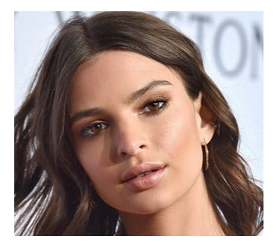
#> input picture 0609_/data/face01.png, 280 x 245 px
$ jupyter execute untitled-01.ipynb
#> lines starting #> are read from the running program, lines starting #| are printed output that depends on the picture; long printed decimals are rounded
# 1. 얼굴 및 눈 감지를 위해 OpenCV Haar 캐스케이드 구성

[cell 1]
import cv2
import numpy as np
import matplotlib.pyplot as plt

### cascade 파일 읽기

[cell 2]
face_cascade = cv2.CascadeClassifier("./data/haarcascade_frontalface_default.xml")
eye_cascade = cv2.CascadeClassifier("./data/haarcascade_eye.xml")

### 얼굴 이미지 데이터 읽기

[cell 3]
face_image = cv2.imread("./data/face01.png")
#> face_image is the input picture: shape (245, 280, 3); mean B, G, R 139.1, 144.7, 163.9
face_image = cv2.cvtColor(face_image, cv2.COLOR_BGR2RGB)
face_image_copy = face_image.copy()

plt.imshow(face_image)
plt.show()

### 2. 얼굴 이미지 바운딩 박스 처리 : 케이스케이드 경우는 그레이 스케일 이미지에서만 작동 !!!

[cell 4]
face_gray_image = cv2.cvtColor(face_image, cv2.COLOR_RGB2GRAY)
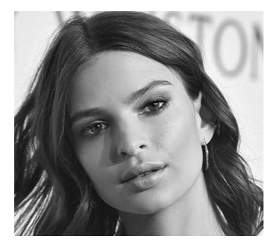
#> face_gray_image: shape (245, 280); min 3, max 255, mean 149.8

faces_box_info = face_cascade.detectMultiScale(face_gray_image, 1.1, 4)
#> faces_box_info = [[49, 48, 161, 161]]

for (x,y,w,h) in faces_box_info :
    print("얼굴 객체 인식 좌표 : " , x,y,w,h)
    cv2.rectangle(face_image, (x,y), (x+w, y+h), (0,255,0), 2)
#> this loop made 1 pass
#| 얼굴 객체 인식 좌표 :  49 48 161 161
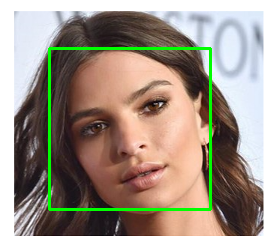
#> face_image: shape (245, 280, 3); mean R, G, B 161.1, 149.7, 137.1

plt.imshow(face_image)
plt.show()

### 3. 눈 감지

[cell 5]
roi_gray = face_gray_image[y:(y+h), x:(x+w)]
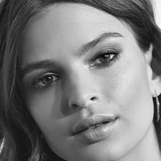
#> roi_gray: shape (161, 161); min 3, max 250, mean 122.7
roi_color = face_image_copy[y:(y+h), x:(x+w)]
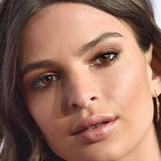
#> roi_color: shape (161, 161, 3); mean R, G, B 152, 112.8, 96.9

eyes_box_info = eye_cascade.detectMultiScale(roi_gray)
#> eyes_box_info = [[84, 39, 38, 38], [31, 64, 32, 32]]

print(eyes_box_info)
#| [[84 39 38 38]
#|  [31 64 32 32]]

for i , (ex, ey, ew, eh) in enumerate(eyes_box_info):
    print(i, ex, ey, ew, eh)
    if i == 0 :
        eye_1 = (ex, ey, ew, eh)
    elif i == 1 :
        eye_2 = (ex, ey, ew, eh)
#> this loop made 2 passes
#| 0 84 39 38 38
#| 1 31 64 32 32

#     cv2.rectangle(roi_color, (ex, ey), (ex+ew, ey+eh), (0,0,255), 2)

# plt.imshow(face_image_copy)
# plt.show()

### 얼굴 정렬 - 01

[cell 6]
print(eye_1[0], eye_2[0])
#| 84 31

if eye_1[0] < eye_2[0] :
    left_eye = eye_1
    right_eye = eye_2
else :
    left_eye = eye_2
#> left_eye = (31, 64, 32, 32)
    right_eye = eye_1
#> right_eye = (84, 39, 38, 38)

print(left_eye, right_eye)
#| (31, 64, 32, 32) (84, 39, 38, 38)

[cell 7]
left_eye_center = (int(left_eye[0] + (left_eye[2] / 2)), int(left_eye[1] + (left_eye[3] / 2)))
#> left_eye_center = (47, 80)
left_eye_center_x = left_eye_center[0]
#> left_eye_center_x = 47
left_eye_center_y = left_eye_center[1]
#> left_eye_center_y = 80

print("left eye center 좌표 : ", left_eye_center_x, left_eye_center_y)
#| left eye center 좌표 :  47 80

right_eye_center = (int(right_eye[0] + (right_eye[2] / 2)), int(right_eye[1] + (right_eye[3]/2)))
#> right_eye_center = (103, 58)
right_eye_center_x = right_eye_center[0]
#> right_eye_center_x = 103
right_eye_center_y = right_eye_center[1]
#> right_eye_center_y = 58

print("right_eye center 좌표 : ", right_eye_center_x, right_eye_center_y)
#| right_eye center 좌표 :  103 58

# [6 lines of commented-out code are left out]

[cell 8]
if left_eye_center_y > right_eye_center_y :
    A = (right_eye_center_x, left_eye_center_y)
#> A = (103, 80)
    direction = -1
else :
    A = (left_eye_center_x, right_eye_center_y)
    direction = 1

# [6 lines of commented-out code are left out]

# 각도 계산

[cell 9]
delta_x = right_eye_center_x - left_eye_center_x
#> delta_x = 56
delta_y = right_eye_center_y - left_eye_center_y
#> delta_y = -22

angle = np.arctan(delta_y / delta_x)
#> angle = -0.374
angle = (angle * 180) / np.pi
#> angle = -21.45
print(angle)
#| -21.448

### 이미지를 각도 세타 만큼 회전

[cell 10]
height, width, _ = face_image_copy.shape
#> height = 245; width = 280
print("이미지 height, width 값 >> " , height, width)
#| 이미지 height, width 값 >>  245 280

image_center = (width // 2 , height // 2)
#> image_center = (140, 122)
print("image cneter values >> " , image_center )
#| image cneter values >>  (140, 122)

M = cv2.getRotationMatrix2D(image_center, (angle), 1.0)
#> M = [[0.931, -0.366, 54.3], [0.366, 0.931, -42.74]]
print(M)
#| [[  0.9308  -0.3657  54.304]
#|  [  0.3657   0.9308 -42.743]]

rotated = cv2.warpAffine(face_image_copy, M , (width, height))
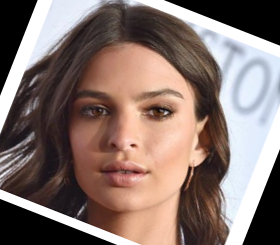
#> rotated: shape (245, 280, 3); mean R, G, B 134.6, 115.8, 110

plt.imshow(rotated)
plt.show()

$ run again, with 0609_/data/ex_image.png copied over 0609_/data/face01.png
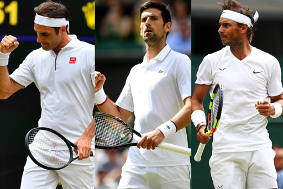
#> input picture 0609_/data/ex_image.png, 283 x 189 px
#> face_image is the input picture: shape (189, 283, 3); mean B, G, R 130, 135.2, 140.3
#> faces_box_info = [[130, 5, 36, 36]]
#> the loop `for (x,y,w,h) in faces_box_info :` made 1 pass
#> (printed output is left out)
#> after the loop `for (x,y,w,h) in faces_box_info :`:
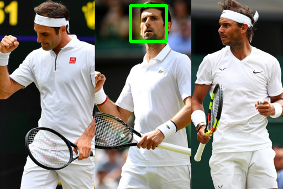
#> face_image: shape (189, 283, 3); mean R, G, B 139.8, 136.8, 129.8
#> `roi_color = face_image_copy[y:(y+h), x:(x+w)]`:
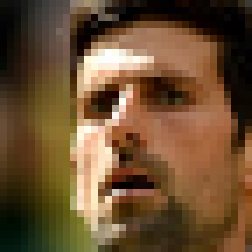
#> roi_color: shape (36, 36, 3) (shown 7 times larger); mean R, G, B 107.3, 79.2, 49.9
#> eyes_box_info = ()
#| 이미지 height, width 값 >>  189 283
#| image cneter values >>  (141, 94)
